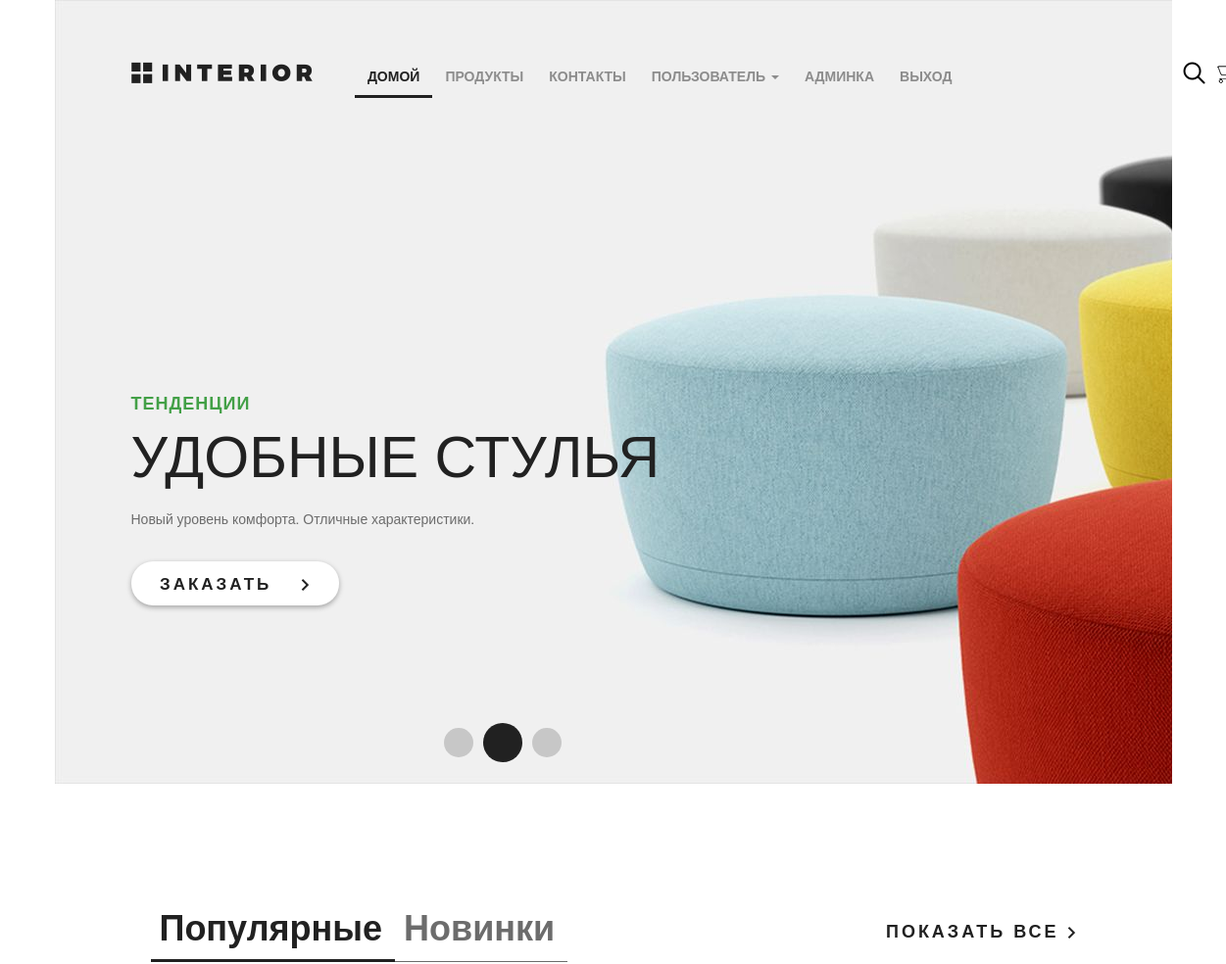
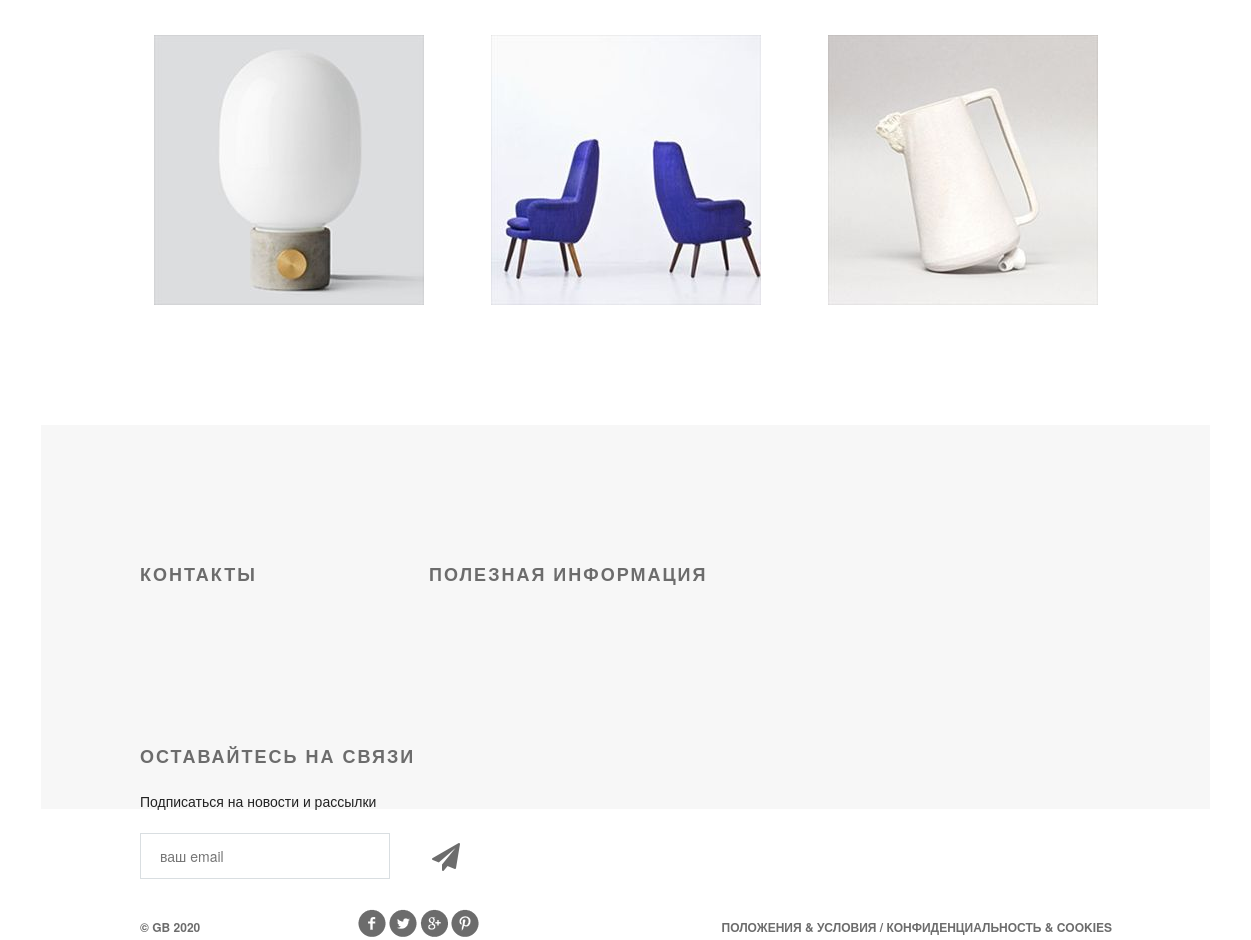
Page / (signed in) on the committed database (2 pictures, top to bottom).
### authapp/models.py (models this page shows, shortened)
class ShopUser(AbstractUser):
    avatar = models.ImageField(upload_to='users_avatars', blank=True, verbose_name='аватар')
    age = models.PositiveSmallIntegerField(verbose_name='Возраст', default=18)
    activation_key = models.CharField(max_length=128, blank=True)
    activation_key_expires = models.DateTimeField(default=(now() + timedelta(hours=48)))

### mainapp/models.py (models this page shows, shortened)
class Product(models.Model):
    category = models.ForeignKey(ProductCategory, on_delete=models.CASCADE)
    name = models.CharField(max_length=128, verbose_name='имя')
    image = models.ImageField(upload_to='products_images', blank=True, verbose_name='изображение')
    short_desc = models.CharField(max_length=128, verbose_name='краткое описание', blank=True)
    description = models.TextField(blank=True, verbose_name='описание')
    price = models.DecimalField(max_digits=8, decimal_places=2, default=0, verbose_name='цена')
    quantity = models.PositiveSmallIntegerField(default=0, verbose_name='количество товара')
    is_active = models.BooleanField(default=True, verbose_name='активен')
    class Meta:
        verbose_name = 'продукт'
        verbose_name_plural = 'продукты'

### mainapp/views.py (the view)
# urls.py: path('', mainapp.main, name='main'),
def main(request):
    latest_products = Product.objects.all()[:3]
    content = {
        'title': 'главная',
        'latest_products': latest_products,
    }
    return render(request, 'mainapp/index.html', content)

### adminapp/templatetags/custom_tags.py (called while the page is built)
@register.filter(name='media_folder_products')
def media_folder_products(string):
    if not string:
        string = 'products_images/default.jpg'
    return f'{settings.MEDIA_URL}{string}'

### mainapp/context_processors.py (called while the page is built)
def basket(request):
    basket_items = []
    if request.user.is_authenticated:
        basket_items = Basket.objects.filter(user=request.user)
    return {
        'basket': basket_items
    }

### mainapp/templates/mainapp/index.html (shortened to what this page needs)
{% extends 'mainapp/base.html' %}
{% load static %}
{% load custom_tags %}
{% block menu %}
    <div class="slider">
        <div class="header clearfix">
            <a href="{% url 'main' %}" class="logo"></a>
            {% include "mainapp/inc/inc_main_menu.html" %}
        </div>
        <div class="text-slider">
            <h3 class="green">тенденции</h3>
            <h3 class="big"> удобные стулья</h3>
            <p>Новый уровень комфорта. Отличные характеристики.</p>
            <a href="#" class="button-order">заказать <img src="{% static "img/arrow.png" %}" alt=""></a>
        </div>
        <div class="navi">
            <a href="#"></a><a href="#"></a><a href="#"></a>
        </div>
    </div>
{% endblock %}
{% block content %}
    <div class="featured">
        <div class="featured-menu">
            <a class="active" href="#">Популярные</a><a href="#">Новинки</a>
        </div>
        <a class="explore" href="#">показать все <img src="{% static "img/arrow.png" %}" alt=""></a>
        <div class="clearfix">
        </div>
        <div class="tab-content">
            {% for product in latest_products %}
                <div class="block">
                    <a href="{% url 'products:product_page' product.pk %}"><img
                            src="{{ product.image|media_folder_products }}" alt="{{ product.short_desc }}">
                    </a>
                </div>
            {% endfor %}
        </div>
    </div>
{% endblock %}

### mainapp/templates/mainapp/inc/inc_main_menu.html (shortened to what this page needs)
<ul class="menu">
    <li>
        <a href="{% url 'main' %}"
           {% if request.resolver_match.url_name == 'main' %}class="active"{% endif %}>
            домой
        </a>
    </li>
    <li>
        <a href="{% url 'products:index' %}"
           {% if request.resolver_match.namespace == 'products' %}class="active"{% endif %}>
            продукты
        </a>
    </li>
    <li>
        <a href="{% url 'contact' %}"
           {% if request.resolver_match.url_name == 'contact' %}class="active"{% endif %}>
            контакты
        </a>
    </li>
    {% if user.is_authenticated %}
        <li>
            <div class="dropdown">
                <a href="#" class="dropdown-toggle" data-toggle="dropdown">
                    {{ user.first_name|default:'Пользователь' }}
                    <span class="caret"></span>
                </a>
            </div>
        </li>
    {% endif %}
    {% if user.is_superuser %}
        <li>
            <a href="{% url 'adminapp:users' %}">Админка</a>
        </li>
    {% endif %}
    <li>
        {% if user.is_authenticated %}
            <a href="{% url 'auth:logout' %}">Выход</a>
        {% else %}
            <a href="{% url 'auth:login' %}">Вход</a>
        {% endif %}
    </li>
    <li>
        <a href="{% url 'basket:basket' %}"
           class="basket">
        </a>
    </li>
</ul>
<a href="#" class="search"></a>

### static/css/style.css (style rules this page uses)
* { margin: 0; padding: 0; }
body { font-family: 'Montserrat', sans-serif; }
html, body { height: 100%; }
.slider { height: 800px; background-image: url(/static/img/slider.jpg); padding-left: 78px; padding-right: 211px; position: relative; }
.logo { background-image: url(/static/img/logo.png); margin-top: 63px; width: 185px; height: 22px; float: left; }
.menu { list-style-type: none; margin-top: 67px; float: right; }
.menu li { float: left; }
.menu a { color: #8c8c8c; font-size: 14px; font-weight: 700; text-align: right; text-transform: uppercase; text-decoration: none; padding: 10px 13px; }
.menu .active { color: #212121; font-weight: 700; border-bottom: 3px solid #212121; }
.search { display: block; width: 23px; height: 23px; background-image: url(/static/img/search.png); position: absolute; top: 63px; left: 1151px; }
.basket { display: block; width: 23px; height: 23px; background-image: url(/static/img/basket.png); background-repeat: no-repeat; position: absolute; top: 63px; left: 1185px; text-decoration: none; color: #555; }
.clearfix:after { content: ""; display: block; clear: both; }
.text-slider { margin-top: 288px; position: absolute; }
.text-slider p { color: #6c6c6c; font-size: 14px; text-align: left; width: 458px; line-height: 24px; }
.button-order { background-color: #ffffff; box-shadow: 0px 2px 4.85px 0.15px rgba(33, 33, 33, 0.35); width: 212px; height: 45px; display: block; text-transform: uppercase; text-align: center; border-radius: 22px; text-decoration: none; color: #212121; font-size: 17px; font-weight: 700; line-height: 45px; margin-top: 32px; letter-spacing: 3px; }
.button-order img { padding-left: 22px; }
.green { text-transform: uppercase; color: #43a047; font-size: 18px; font-weight: 700; text-align: left; margin-bottom: 22px; line-height: 13px; letter-spacing: 1px; }
.big { color: #212121; font-size: 59px; line-height: 43px; text-transform: uppercase; font-weight: 100; margin-bottom: 34px; }
.navi { position: absolute; bottom: 22px; right: 618px; display: flex; width: 130px; height: 40px; justify-content: space-between; align-items: center; }
.navi a { display: block; width: 30px; height: 30px; border-radius: 50%; background-color: rgba(33, 33, 33, 0.2); float: left; margin: 0px 5px; }
.navi a:nth-child(2) { display: block; width: 40px; height: 40px; border-radius: 50%; background-color: #212121; float: left; margin: 0px; }
.featured { padding-left: 98px; padding-right: 98px; }
.featured-menu { margin-top: 120px; width: 300px; height: 49px; float: left; }
.featured-menu a { color: #6c6c6c; font-size: 36px; font-weight: 700; text-align: left; text-decoration: none; border-bottom: 1px solid #6c6c6c; padding-bottom: 10px; padding-right: 13px; padding-left: 9px; }
.featured-menu .active { font-size: 36px; font-weight: 700; text-align: left; color: #212121; border-bottom: 3px solid #212121; padding-bottom: 8px; }
.explore { text-transform: uppercase; color: #212121; font-size: 18px; font-weight: 700; line-height: 24px; text-align: center; float: right; margin-top: 138px; letter-spacing: 3px; text-decoration: none; }
.tab-content { margin-top: 50px; display: flex; justify-content: space-between; margin-bottom: 120px; }
.tab-content .block { height: 270px; width: 270px; position: relative; }

### rows in the picture
ShopUser: first_name "ПОЛЬЗОВАТЕЛЬ"
Product: image|media_folder_products (picture)
Product: image|media_folder_products (picture)
Product: image|media_folder_products (picture)
